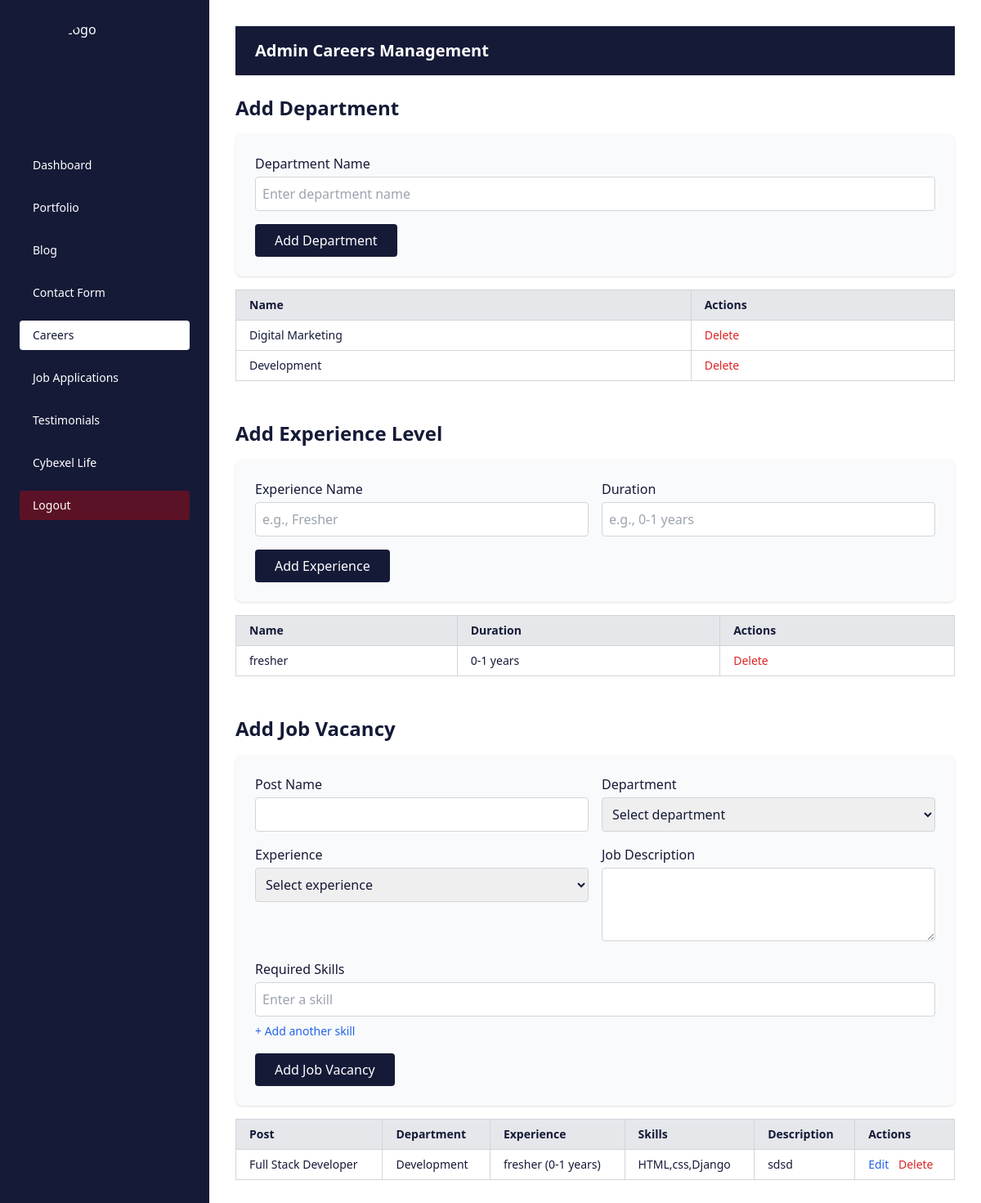
Page /admin_careers (signed in) on the committed database.
### cybexelapp/models.py (models this page shows, shortened)
class Department(models.Model):
    name = models.CharField(max_length=100, unique=True)

class Experience(models.Model):
    name = models.CharField(max_length=100)         # e.g. Fresher, Internship
    duration = models.CharField(max_length=50)      # e.g. 0–1 years

class JobVacancy(models.Model):
    post_name = models.CharField(max_length=255)
    department = models.ForeignKey(Department, on_delete=models.CASCADE)
    experience = models.ForeignKey(Experience, on_delete=models.CASCADE)
    job_description = models.TextField()
    responsibilities = models.TextField(blank=True, null=True)  # For multiple lines
    required_skills = models.TextField(blank=True, null=True)

### cybexelapp/views.py (the view, shortened to what this page needs)
# urls.py: path('admin_careers', views.admin_careers, name='admin_careers'),
@never_cache
@login_required(login_url='admin_login')
def admin_careers(request):
    edit_department = None
    edit_experience = None
    edit_job = None
    edit_type = request.GET.get("edit_type")
    edit_id = request.GET.get("id")
    if edit_type == "department":
        edit_department = get_object_or_404(Department, pk=edit_id)
    elif edit_type == "experience":
        edit_experience = get_object_or_404(Experience, pk=edit_id)
    elif edit_type == "job":
        edit_job = get_object_or_404(JobVacancy, pk=edit_id)
        if edit_job.required_skills:
            skills_list = edit_job.required_skills.split(",")
        else:
            skills_list = []
    else:
        skills_list = []
    context = {
    "departments": Department.objects.all(),
    "experiences": Experience.objects.all(),
    "jobs": JobVacancy.objects.all(),
    "edit_department": edit_department,
    "edit_experience": edit_experience,
    "edit_job": edit_job,
    "skills_list": skills_list,
}
    return render(request, "admin_careers.html", context)

### cybexelapp/templates/admin_careers.html (shortened to what this page needs)
{% load static %}
<!DOCTYPE html>
<html lang="en">
<head>
  <script src="https://cdn.tailwindcss.com"></script>
</head>
<body class="bg-white text-[#151a37] font-sans">
  <div class="flex min-h-screen">
    <aside class="w-64 bg-[#151a37] text-white p-6 fixed h-screen">
      <div class="flex items-center justify-center mb-8">
        <img src="{% static 'images/logo1.png' %}" alt="Logo" class="w-32 h-32 object-contain rounded-full">
      </div>
      <nav>
        <ul class="space-y-4 text-sm">
             <li>
            <a href="{% url 'admin_dashboard' %}" class="block py-2 px-4 rounded hover:bg-white hover:text-[#151a37] ">
              Dashboard
            </a>
          </li>
           <li>
            <a href="{% url 'admin_portfolio' %}" class="block py-2 px-4 rounded hover:bg-white hover:text-[#151a37]">
              Portfolio
            </a>
          </li>
          <li>
            <a href="{% url 'admin_blog' %}" class="block py-2 px-4 rounded hover:bg-white hover:text-[#151a37]">
              Blog
            </a>
          </li>
          <li>
            <a href="{% url 'admin_contact' %}" class="block py-2 px-4 rounded hover:bg-white hover:text-[#151a37]">
              Contact Form
            </a>
          </li>
          <li>
            <a href="{% url 'admin_careers' %}" class="block py-2 px-4 rounded bg-white text-[#151a37]">
              Careers
            </a>
          </li>
          <li>
            <a href="{% url 'admin_job_applications' %}" class="block py-2 px-4 rounded hover:bg-white hover:text-[#151a37]">
              Job Applications
            </a>
          </li>
          <li>
            <a href="{% url 'admin_testimonials' %}" class="block py-2 px-4 rounded hover:bg-white hover:text-[#151a37]">
              Testimonials
            </a>
          </li>
          <li>
            <a href="{% url 'admin_cybexelife' %}" class="block py-2 px-4 rounded hover:bg-white hover:text-[#151a37]">
              Cybexel Life
            </a>
          </li>
          <li>
  <a href="{% url 'logout' %}" class="block py-2 px-4 rounded bg-[red]/30 text-white">
    Logout
  </a>
</li>
        </ul>
      </nav>
    </aside>
<main class="flex-1 p-8 overflow-y-auto pl-[18rem]">
  <div class="w-full bg-[#151a37] text-white py-4 px-6 shadow mb-6">
    <h2 class="text-xl font-semibold">Admin Careers Management</h2>
  </div>
<section class="mb-12">
  <h2 class="text-2xl font-semibold mb-4">{% if edit_department %}Edit{% else %}Add{% endif %} Department</h2>
  <form method="POST" action="" class="bg-gray-50 p-6 rounded-lg shadow grid grid-cols-1 md:grid-cols-2 gap-4">
    <div class="col-span-2">
      <label class="block font-medium mb-1">Department Name</label>
      <input type="text" name="department_name" placeholder="Enter department name" class="w-full p-2 border border-gray-300 rounded" value="{% if edit_department %}{{ edit_department.name }}{% endif %}" required />
    </div>
    <div class="col-span-2">
      <button type="submit" class="bg-[#151a37] text-white px-6 py-2 rounded hover:bg-[#2a2957]">{% if edit_department %}Update{% else %}Add{% endif %} Department</button>
    </div>
  </form>
  <div class="overflow-x-auto mt-4">
    <table class="w-full border border-gray-300 text-sm text-left">
      <thead class="bg-gray-200">
        <tr>
          <th class="border border-gray-300 px-4 py-2">Name</th>
          <th class="border border-gray-300 px-4 py-2">Actions</th>
        </tr>
      </thead>
      <tbody>
        {% for dept in departments %}
        <tr class="bg-white hover:bg-gray-50">
          <td class="border border-gray-300 px-4 py-2">{{ dept.name }}</td>
          <td class="border border-gray-300 px-4 py-2">
            <a href="{% url 'delete_department' dept.id %}" class="text-red-600 hover:underline">Delete</a>
          </td>
        </tr>
        {% endfor %}
      </tbody>
    </table>
  </div>
</section>
<section class="mb-12">
  <h2 class="text-2xl font-semibold mb-4">{% if edit_experience %}Edit{% else %}Add{% endif %} Experience Level</h2>
  <form method="POST" action="" class="bg-gray-50 p-6 rounded-lg shadow grid grid-cols-1 md:grid-cols-2 gap-4">
    <div>
      <label class="block font-medium mb-1">Experience Name</label>
      <input type="text" name="experience_name" placeholder="e.g., Fresher" class="w-full p-2 border border-gray-300 rounded" value="{% if edit_experience %}{{ edit_experience.name }}{% endif %}" required />
    </div>
    <div>
      <label class="block font-medium mb-1">Duration</label>
      <input type="text" name="experience_duration" placeholder="e.g., 0-1 years" class="w-full p-2 border border-gray-300 rounded" value="{% if edit_experience %}{{ edit_experience.duration }}{% endif %}" required />
    </div>
    <div class="col-span-2">
      <button type="submit" class="bg-[#151a37] text-white px-6 py-2 rounded hover:bg-[#2a2957]">{% if edit_experience %}Update{% else %}Add{% endif %} Experience</button>
    </div>
  </form>
  <div class="overflow-x-auto mt-4">
    <table class="w-full border border-gray-300 text-sm text-left">
      <thead class="bg-gray-200">
        <tr>
          <th class="border border-gray-300 px-4 py-2">Name</th>
          <th class="border border-gray-300 px-4 py-2">Duration</th>
          <th class="border border-gray-300 px-4 py-2">Actions</th>
        </tr>
      </thead>
      <tbody>
        {% for exp in experiences %}
        <tr class="bg-white hover:bg-gray-50">
          <td class="border border-gray-300 px-4 py-2">{{ exp.name }}</td>
          <td class="border border-gray-300 px-4 py-2">{{ exp.duration }}</td>
          <td class="border border-gray-300 px-4 py-2">
            <a href="{% url 'delete_experience' exp.id %}" class="text-red-600 hover:underline">Delete</a>
          </td>
        </tr>
        {% endfor %}
      </tbody>
    </table>
  </div>
</section>
<section>
  <h2 class="text-2xl font-semibold mb-4">{% if edit_job %}Edit{% else %}Add{% endif %} Job Vacancy</h2>
  <form method="POST" action="" class="bg-gray-50 p-6 rounded-lg shadow grid grid-cols-1 md:grid-cols-2 gap-4">
    <div>
      <label class="block font-medium mb-1">Post Name</label>
      <input type="text" name="post_name" class="w-full p-2 border border-gray-300 rounded" value="{% if edit_job %}{{ edit_job.post_name }}{% endif %}" required />
    </div>
    <div>
      <label class="block font-medium mb-1">Department</label>
      <select name="department_id" class="w-full p-2 border border-gray-300 rounded" required>
        <option value="" disabled {% if not edit_job %}selected{% endif %}>Select department</option>
      </select>
    </div>
    <div>
      <label class="block font-medium mb-1">Experience</label>
      <select name="experience_id" class="w-full p-2 border border-gray-300 rounded" required>
        <option value="" disabled {% if not edit_job %}selected{% endif %}>Select experience</option>
      </select>
    </div>
    <div>
      <label class="block font-medium mb-1">Job Description</label>
      <textarea name="job_description" rows="3" class="w-full p-2 border border-gray-300 rounded" required>{% if edit_job %}{{ edit_job.job_description }}{% endif %}</textarea>
    </div>
    <div class="col-span-2">
      <label class="block font-medium mb-1">Required Skills</label>
      <div id="skillsContainer" class="space-y-2">
        {% if edit_job and edit_job.required_skills %}
          {% for skill in skills_list %}
  <input type="text" name="skills[]" value="{{ skill }}" class="w-full p-2 border border-gray-300 rounded" />
{% endfor %}
        {% else %}
          <input type="text" name="skills[]" placeholder="Enter a skill" class="w-full p-2 border border-gray-300 rounded" />
        {% endif %}
      </div>
      <button type="button" onclick="addSkillField()" class="mt-2 text-sm text-blue-600 hover:underline">+ Add another skill</button>
    </div>
    <div class="col-span-2">
      <button type="submit" class="bg-[#151a37] text-white px-6 py-2 rounded hover:bg-[#2a2957]">{% if edit_job %}Update{% else %}Add{% endif %} Job Vacancy</button>
    </div>
  </form>
  <div class="overflow-x-auto mt-4">
    <table class="w-full border border-gray-300 text-sm text-left">
      <thead class="bg-gray-200">
        <tr>
          <th class="border border-gray-300 px-4 py-2">Post</th>
          <th class="border border-gray-300 px-4 py-2">Department</th>
          <th class="border border-gray-300 px-4 py-2">Experience</th>
          <th class="border border-gray-300 px-4 py-2">Skills</th>
          <th class="border border-gray-300 px-4 py-2">Description</th>
          <th class="border border-gray-300 px-4 py-2">Actions</th>
        </tr>
      </thead>
      <tbody>
        {% for job in jobs %}
        <tr class="bg-white hover:bg-gray-50">
          <td class="border border-gray-300 px-4 py-2">{{ job.post_name }}</td>
          <td class="border border-gray-300 px-4 py-2">{{ job.department.name }}</td>
          <td class="border border-gray-300 px-4 py-2">{{ job.experience.name }} ({{ job.experience.duration }})</td>
          <td class="border border-gray-300 px-4 py-2">
            {% if job.required_skills %}
            {{ job.required_skills }}
            {% else %}-{% endif %}
          </td>
          <td class="border border-gray-300 px-4 py-2">{{ job.job_description|safe }}</td>
          <td class="border border-gray-300 px-4 py-2">
            <a href="?edit_type=job&id={{ job.id }}" class="text-blue-600 hover:underline mr-2">Edit</a>
            <a href="{% url 'delete_job' job.id %}" class="text-red-600 hover:underline">Delete</a>
          </td>
        </tr>
        {% endfor %}
      </tbody>
    </table>
  </div>
</section>
</main>
</div>
</body>
</html>

### rows in the picture
Department: name "Digital Marketing"
Department: name "Development"
Experience: name "fresher", duration "0-1 years"
JobVacancy: post_name "Full Stack Developer", department.name "Development", experience.name "fresher", experience.duration "0-1 years", required_skills "HTML,css,Django", job_description "sdsd"
